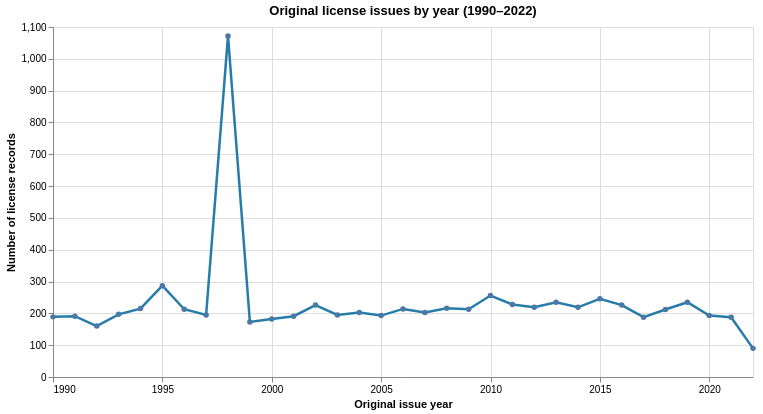

Source (notebook cell):
### Markdown cell above
## 4. Plot 2 — Yearly original issue counts with a dropdown

The horizontal position encodes the issuance year; vertical position encodes the number of sample records originally issued in that year. A **dropdown selection parameter** changes which license type is shown. This is a genuine user-controlled filter, not merely Altair's built-in pan/zoom. Tooltips provide exact values.

### Code cell
trend = df[df['Issue Year'].between(1990, 2022, inclusive='both')].copy()
trend['Issue Year'] = trend['Issue Year'].astype(int)

by_type = (
    trend.groupby(['License Type', 'Issue Year'], observed=True)
         .size()
         .reset_index(name='Records')
)
overall = (
    trend.groupby('Issue Year')
         .size()
         .reset_index(name='Records')
)
overall['License Type'] = 'All top 8 types'
trend_counts = pd.concat([overall, by_type], ignore_index=True)

choice = alt.param(
    name='selected_license_type',
    value='All top 8 types',
    bind=alt.binding_select(
        options=['All top 8 types'] + top_types,
        name='Choose license type: '
    )
)

chart2 = (
    alt.Chart(trend_counts)
      .mark_line(point=True, strokeWidth=2.5, color='#267DA8')
      .encode(
          x=alt.X('Issue Year:Q',
                  scale=alt.Scale(domain=[1990, 2022]),
                  axis=alt.Axis(format='d', tickCount=9),
                  title='Original issue year'),
          y=alt.Y('Records:Q', title='Number of license records'),
          tooltip=[
              alt.Tooltip('License Type:N', title='License type'),
              alt.Tooltip('Issue Year:Q', format='d', title='Year'),
              alt.Tooltip('Records:Q', format=',', title='Records')
          ]
      )
      .add_params(choice)
      .transform_filter(alt.datum['License Type'] == choice)
      .properties(
          title='Original license issues by year (1990–2022)',
          width=700,
          height=350
      )
)
chart2

### Figure 1 — Vega-Lite specification as saved in the notebook (floating-point values rounded to 4 significant figures; data arrays with more than 128 entries replaced by an {"elided": "..."} marker saying what was removed)
{"config": {"view": {"continuousWidth": 300, "continuousHeight": 300}}, "data": {"name": "data-c41d2461dfec625cfe9be4a2f975d4fd"}, "mark": {"type": "line", "color": "#267DA8", "point": true, "strokeWidth": 2.5}, "encoding": {"tooltip": [{"field": "License Type", "title": "License type", "type": "nominal"}, {"field": "Issue Year", "format": "d", "title": "Year", "type": "quantitative"}, {"field": "Records", "format": ",", "title": "Records", "type": "quantitative"}], "x": {"axis": {"format": "d", "tickCount": 9}, "field": "Issue Year", "scale": {"domain": [1990, 2022]}, "title": "Original issue year", "type": "quantitative"}, "y": {"field": "Records", "title": "Number of license records", "type": "quantitative"}}, "height": 350, "params": [{"name": "selected_license_type", "bind": {"input": "select", "options": ["All top 8 types", "DETECTIVE BOARD", "COSMO", "DENTAL", "FUNERAL AND EMBALMER", "DIETETIC AND NUTRITION", "DESIGN FIRM", "MASSAGE LICENSING BD", "HOME INSPECTOR"], "name": "Choose license type: "}, "value": "All top 8 types"}], "title": "Original license issues by year (1990–2022)", "transform": [{"filter": "(datum['License Type'] === selected_license_type)"}], "width": 700, "$schema": "https://vega.github.io/schema/vega-lite/v6.4.1.json", "datasets": {"data-c41d2461dfec625cfe9be4a2f975d4fd": {"elided": "230 records"}}}
